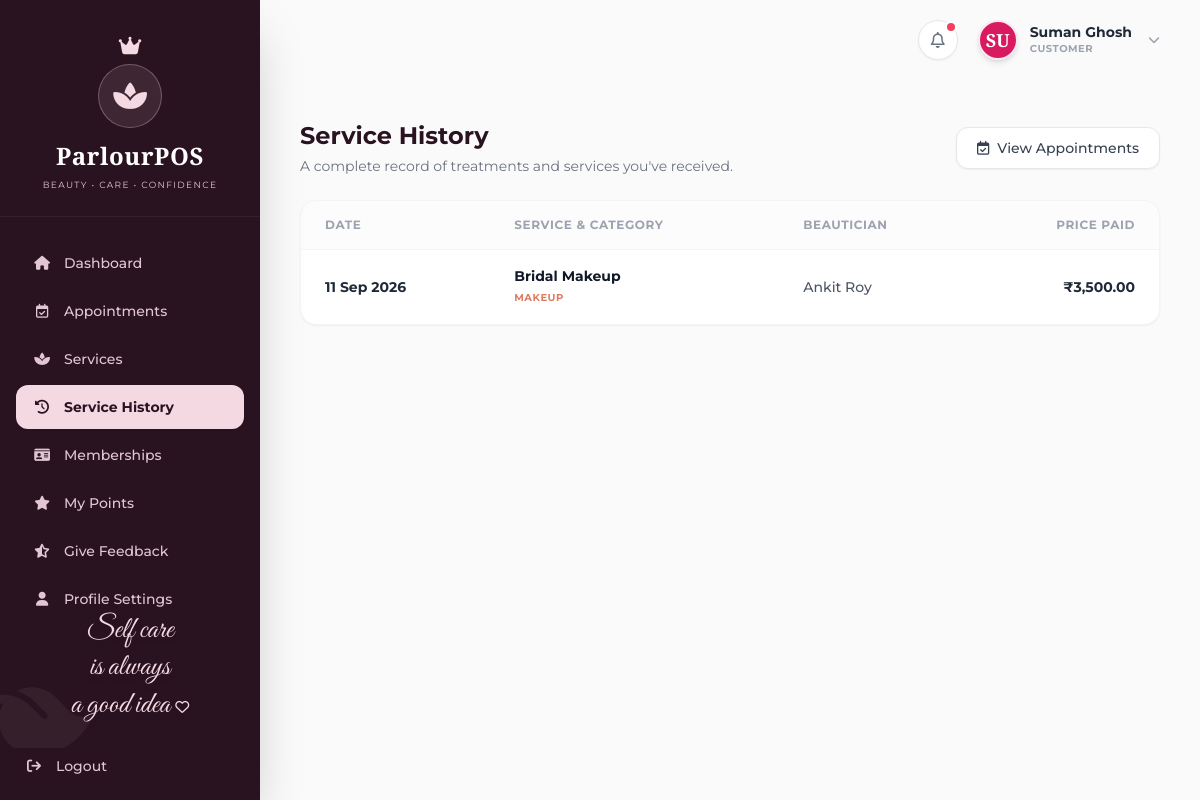
Screenshot of /ParlourPOS/customers/history/services.php (signed in) with the database file from the repository.
### tables this page shows
CREATE TABLE `appointments` (
  `id` int(11) NOT NULL,
  `customer_id` int(11) NOT NULL,
  `service_id` int(11) NOT NULL,
  `staff_id` int(11) NOT NULL,
  `appointment_date` date NOT NULL,
  `appointment_time` time NOT NULL,
  `status` enum('Pending','Confirmed','Checked In','In Progress','Completed','Cancelled','No Show') DEFAULT 'Pending',
  `notes` text DEFAULT NULL,
  `created_at` timestamp NOT NULL DEFAULT current_timestamp()
);

CREATE TABLE `catalog_items` (
  `id` int(11) NOT NULL,
  `type` enum('Service','Product') NOT NULL,
  `category` varchar(50) NOT NULL,
  `name` varchar(100) NOT NULL,
  `image` varchar(255) DEFAULT NULL,
  `price` decimal(10,2) NOT NULL,
  `tax_percent` decimal(5,2) DEFAULT 0.00,
  `current_stock` int(11) DEFAULT NULL,
  `min_stock` int(11) DEFAULT NULL,
  `status` enum('Active','Inactive') DEFAULT 'Active',
  `created_at` timestamp NOT NULL DEFAULT current_timestamp(),
  `stock` int(11) DEFAULT 0
);

CREATE TABLE `users` (
  `id` int(11) NOT NULL,
  `name` varchar(100) NOT NULL,
  `email` varchar(100) NOT NULL,
  `phone` varchar(20) DEFAULT NULL,
  `password` varchar(255) DEFAULT NULL,
  `role` enum('Super Admin','Manager','Receptionist','Beautician') NOT NULL,
  `commission_type` enum('Percentage','Fixed','None') DEFAULT 'None',
  `commission_value` decimal(10,2) DEFAULT 0.00,
  `status` enum('Active','Inactive') DEFAULT 'Active',
  `photo` varchar(255) DEFAULT NULL,
  `document` varchar(255) DEFAULT NULL,
  `created_at` timestamp NOT NULL DEFAULT current_timestamp(),
  `google_id` varchar(255) DEFAULT NULL
);

### ParlourPOS/customers/history/services.php (the view, shortened to what this page needs)
<?php
require_once '../../config/database.php';
$customer_id = $_SESSION['user_id'];
$services_history = [];
try {
    $stmt = $conn->prepare("
        SELECT
            a.appointment_date,
            c.name as service_name,
            c.category,
            c.price,
            u.name as beautician_name
        FROM appointments a
        JOIN catalog_items c ON a.service_id = c.id
        LEFT JOIN users u ON a.staff_id = u.id
        WHERE a.customer_id = ? AND a.status = 'Completed'
        ORDER BY a.appointment_date DESC
    ");
    $stmt->bind_param("i", $customer_id);
    $stmt->execute();
    $res = $stmt->get_result();
    while ($row = $res->fetch_assoc()) {
        $services_history[] = $row;
    }
} catch (Exception $e) {
}
require_once '../../includes/header.php';
?>
<div class="mb-6 flex flex-col sm:flex-row sm:items-center justify-between gap-4">
    <div>
        <h3 class="text-2xl font-bold text-brand-sidebar">Service History</h3>
        <p class="text-sm text-gray-500 mt-1">A complete record of treatments and services you've received.</p>
    </div>
    <a href="appointments.php" class="bg-white border border-gray-200 hover:bg-gray-50 text-gray-700 px-5 py-2.5 rounded-xl text-sm font-medium shadow-sm transition-colors flex items-center gap-2 w-full sm:w-auto justify-center">
        <i class="fa-regular fa-calendar-check"></i> View Appointments
    </a>
</div>
<div class="pos-card overflow-hidden bg-white rounded-2xl shadow-sm border border-gray-100">
    <div class="overflow-x-auto">
        <table class="w-full text-left border-collapse">
            <thead>
                <tr class="bg-gray-50/50 text-gray-400 text-xs uppercase tracking-wider font-bold border-b border-gray-100">
                    <th class="px-6 py-4">Date</th>
                    <th class="px-6 py-4">Service & Category</th>
                    <th class="px-6 py-4">Beautician</th>
                    <th class="px-6 py-4 text-right">Price Paid</th>
                </tr>
            </thead>
            <tbody class="text-sm divide-y divide-gray-50">
                <?php if (empty($services_history)): ?>
                    <tr>
                        <td colspan="4" class="px-6 py-20 text-center">
                            <div class="text-gray-300 mb-3"><i class="fa-solid fa-spa text-4xl"></i></div>
                            <p class="text-gray-400 font-medium">No completed services found.</p>
                        </td>
                    </tr>
                <?php else: ?>
                    <?php foreach ($services_history as $service): ?>
                        <tr class="hover:bg-gray-50/50 transition-colors">
                            <td class="px-6 py-4">
                                <div class="font-bold text-gray-800">
                                    <?= date('d M Y', strtotime($service['appointment_date'])) ?>
                                </div>
                            </td>
                            <td class="px-6 py-4">
                                <div class="font-bold text-gray-900"><?= htmlspecialchars($service['service_name']) ?></div>
                                <div class="text-[10px] font-bold text-brand-coral uppercase tracking-wider mt-0.5">
                                    <?= htmlspecialchars($service['category'] ?? 'General') ?>
                                </div>
                            </td>
                            <td class="px-6 py-4 text-gray-600 font-medium">
                                <?= htmlspecialchars($service['beautician_name'] ?? 'Unassigned') ?>
                            </td>
                            <td class="px-6 py-4 text-right">
                                <span class="font-bold text-gray-800">₹<?= number_format($service['price'], 2) ?></span>
                            </td>
                        </tr>
                    <?php endforeach; ?>
                <?php endif; ?>
            </tbody>
        </table>
    </div>
</div>
<?php require_once '../../includes/footer.php'; ?>

### ParlourPOS/includes/header.php (style rules this page uses)
body { background-color: #FAFAFA; }

### rows the page displays
appointments: appointment_date "11 Sep 2026", service.name "Bridal Makeup", service.category "MAKEUP", staff.name "Ankit Roy", service.price "3,500.00"

### other values shown
substr($user_name, 0, 2) "SU"
$user_name "Suman Ghosh"
$role "CUSTOMER"
